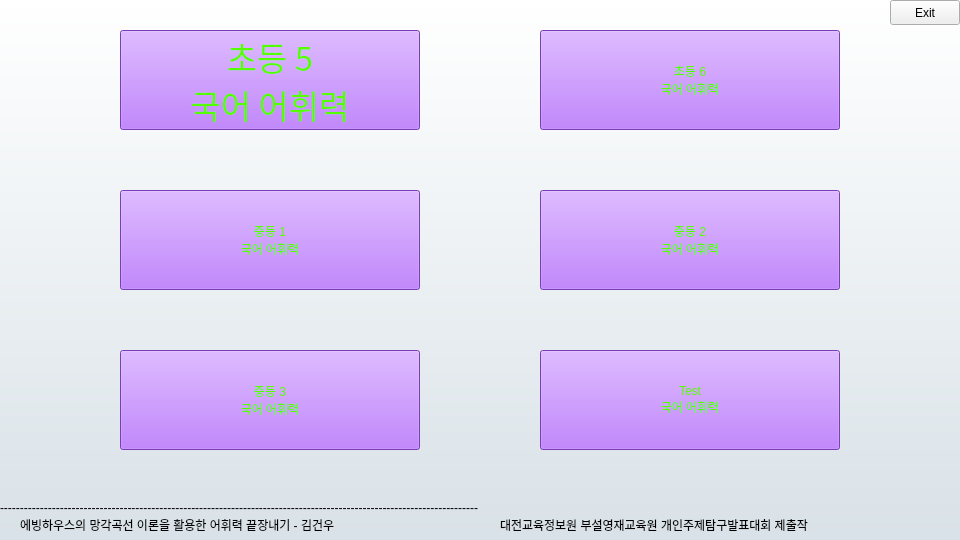
<?xml version="1.0" encoding="UTF-8"?>
<ui version="4.0">
 <class>mold_of_other_pages</class>
 <widget class="QDialog" name="mold_of_other_pages">
  <property name="geometry">
   <rect>
    <x>0</x>
    <y>0</y>
    <width>960</width>
    <height>540</height>
   </rect>
  </property>
  <property name="windowTitle">
   <string>Dialog</string>
  </property>
  <widget class="QPushButton" name="Background_image">
   <property name="geometry">
    <rect>
     <x>-2</x>
     <y>-2</y>
     <width>964</width>
     <height>544</height>
    </rect>
   </property>
   <property name="sizePolicy">
    <sizepolicy hsizetype="Preferred" vsizetype="Preferred">
     <horstretch>0</horstretch>
     <verstretch>0</verstretch>
    </sizepolicy>
   </property>
   <property name="text">
    <string/>
   </property>
   <property name="icon">
    <iconset resource="Background_image_qrc_file.qrc">
     <normaloff>:/BGI_sets/Second_bgi.jpg</normaloff>:/BGI_sets/Second_bgi.jpg</iconset>
   </property>
   <property name="iconSize">
    <size>
     <width>960</width>
     <height>540</height>
    </size>
   </property>
  </widget>
  <widget class="QLabel" name="show_label1">
   <property name="geometry">
    <rect>
     <x>0</x>
     <y>500</y>
     <width>960</width>
     <height>15</height>
    </rect>
   </property>
   <property name="text">
    <string>------------------------------------------------------------------------------------------------------------------------</string>
   </property>
  </widget>
  <widget class="QLabel" name="show_label2">
   <property name="geometry">
    <rect>
     <x>20</x>
     <y>517</y>
     <width>480</width>
     <height>15</height>
    </rect>
   </property>
   <property name="text">
    <string>에빙하우스의 망각곡선 이론을 활용한 어휘력 끝장내기 - 김건우</string>
   </property>
  </widget>
  <widget class="QLabel" name="show_label3">
   <property name="geometry">
    <rect>
     <x>500</x>
     <y>517</y>
     <width>440</width>
     <height>15</height>
    </rect>
   </property>
   <property name="text">
    <string>대전교육정보원 부설영재교육원 개인주제탐구발표대회 제출작</string>
   </property>
  </widget>
  <widget class="QPushButton" name="e_5_button">
   <property name="geometry">
    <rect>
     <x>120</x>
     <y>30</y>
     <width>300</width>
     <height>100</height>
    </rect>
   </property>
   <property name="font">
    <font>
     <family>굴림</family>
     <pointsize>25</pointsize>
     <weight>50</weight>
     <italic>false</italic>
     <bold>false</bold>
    </font>
   </property>
   <property name="styleSheet">
    <string notr="true">background-color: rgb(170, 85, 255);
font: 25pt &quot;굴림&quot;;
color: rgb(85, 255, 0);</string>
   </property>
   <property name="text">
    <string>초등 5
국어 어휘력</string>
   </property>
   <property name="iconSize">
    <size>
     <width>20</width>
     <height>20</height>
    </size>
   </property>
  </widget>
  <widget class="QPushButton" name="e_6_button">
   <property name="geometry">
    <rect>
     <x>540</x>
     <y>30</y>
     <width>300</width>
     <height>100</height>
    </rect>
   </property>
   <property name="styleSheet">
    <string notr="true">background-color: rgb(170, 85, 255);
font: 25pt &quot;굴림&quot;;
color: rgb(85, 255, 0);</string>
   </property>
   <property name="text">
    <string>초등 6
국어 어휘력</string>
   </property>
  </widget>
  <widget class="QPushButton" name="m_1_button">
   <property name="geometry">
    <rect>
     <x>120</x>
     <y>190</y>
     <width>300</width>
     <height>100</height>
    </rect>
   </property>
   <property name="styleSheet">
    <string notr="true">background-color: rgb(170, 85, 255);
font: 25pt &quot;굴림&quot;;
color: rgb(85, 255, 0);</string>
   </property>
   <property name="text">
    <string>중등 1
국어 어휘력</string>
   </property>
  </widget>
  <widget class="QPushButton" name="m_2_button">
   <property name="geometry">
    <rect>
     <x>540</x>
     <y>190</y>
     <width>300</width>
     <height>100</height>
    </rect>
   </property>
   <property name="styleSheet">
    <string notr="true">background-color: rgb(170, 85, 255);
font: 25pt &quot;굴림&quot;;
color: rgb(85, 255, 0);</string>
   </property>
   <property name="text">
    <string>중등 2
국어 어휘력</string>
   </property>
  </widget>
  <widget class="QPushButton" name="m_3_button">
   <property name="geometry">
    <rect>
     <x>120</x>
     <y>350</y>
     <width>300</width>
     <height>100</height>
    </rect>
   </property>
   <property name="styleSheet">
    <string notr="true">background-color: rgb(170, 85, 255);
font: 25pt &quot;굴림&quot;;
color: rgb(85, 255, 0);</string>
   </property>
   <property name="text">
    <string>중등 3
국어 어휘력</string>
   </property>
  </widget>
  <widget class="QPushButton" name="exit">
   <property name="geometry">
    <rect>
     <x>890</x>
     <y>0</y>
     <width>70</width>
     <height>25</height>
    </rect>
   </property>
   <property name="text">
    <string>Exit</string>
   </property>
  </widget>
  <widget class="QPushButton" name="test_button">
   <property name="geometry">
    <rect>
     <x>540</x>
     <y>350</y>
     <width>300</width>
     <height>100</height>
    </rect>
   </property>
   <property name="styleSheet">
    <string notr="true">background-color: rgb(170, 85, 255);
font: 25pt &quot;굴림&quot;;
color: rgb(85, 255, 0);</string>
   </property>
   <property name="text">
    <string>Test
국어 어휘력</string>
   </property>
  </widget>
 </widget>
 <resources>
  <include location="Background_image_qrc_file.qrc"/>
 </resources>
 <connections/>
</ui>
